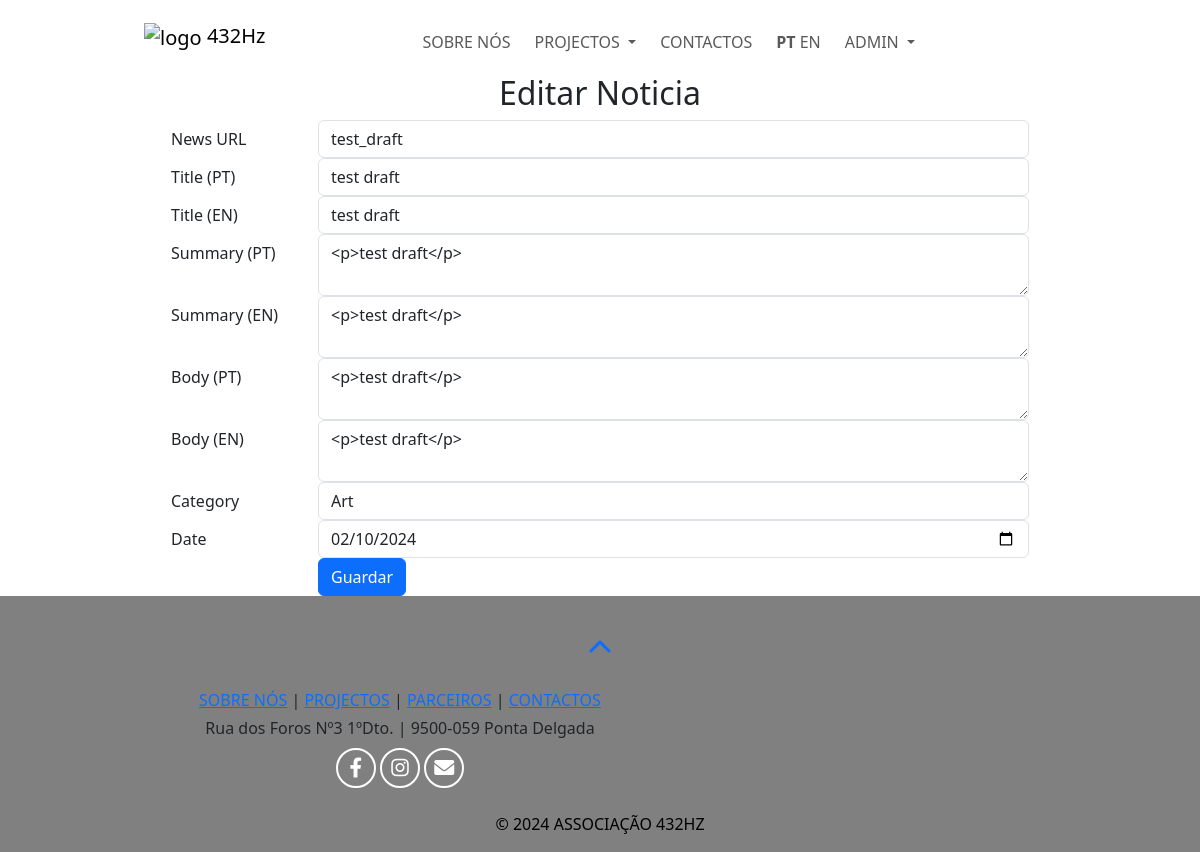
Page /edit_news_text/1 (signed in) on the committed database.
### web432/models.py (models this page shows)
class News(db.Model):
    id = db.Column(db.Integer, primary_key=True)
    news_url = db.Column(db.String(255), unique=True, nullable=False)
    status = db.Column(db.String(20), default='draft')
    title_en = db.Column(db.String(255), unique=True, nullable=False)
    title_pt = db.Column(db.String(255), unique=True, nullable=False)
    summary_en = db.Column(db.Text, nullable=False)
    summary_pt = db.Column(db.Text, nullable=False)
    body_en = db.Column(db.Text, nullable=False)
    body_pt = db.Column(db.Text, nullable=False)
    author = db.Column(db.String(80), nullable=False)
    cover = db.Column(db.String(200), nullable=True)
    photos = db.Column(db.String(2000), nullable=True)
    photographers = db.Column(db.String(255), nullable=True)
    category = db.Column(db.String(50), nullable=False)
    date = db.Column(db.DateTime, nullable=False)
    date_created = db.Column(db.DateTime, default=datetime.utcnow, nullable=False)

### web432/views.py (the view, shortened to what this page needs)
    @app.route("/edit_news_text/<int:news_id>", methods=["GET", "POST"])
    @login_required
    def edit_news_text(news_id):
        news_post = News.query.get(news_id)
        if not news_post:
            flash("News post not found", "error")
            return redirect(url_for("news_dashboard"))
        form = NewsFormText(obj=news_post)
        form.date.data = datetime.utcnow().date()
        return render_template('edit_news_text.html', form=form, news_post=news_post)

### web432/forms.py
class NewsFormText(FlaskForm):
    news_url = StringField('News URL', validators=[DataRequired()])
    title_pt = StringField('Title (PT)', validators=[DataRequired()])
    title_en = StringField('Title (EN)', validators=[DataRequired()])
    summary_pt = CKEditorField('Summary (PT)', validators=[DataRequired()])
    summary_en = CKEditorField('Summary (EN)', validators=[DataRequired()])
    body_pt = CKEditorField('Body (PT)', validators=[DataRequired()])
    body_en = CKEditorField('Body (EN)', validators=[DataRequired()])
    category = SelectField('Category', choices=[('art', 'Art'), ('science', 'Science'), ('community', 'Community')], validators=[DataRequired()])
    date = StringField('Date', validators=[DataRequired()])
    submit = SubmitField('Edit News Post')

### web432/__init__.py (called while the page is built)
def get_locale():
    return session.get('lang', 'pt')

### web432/templates/edit_news_text.html (shortened to what this page needs)
{% extends "layout.html" %}
{% block pagecss %}
    <link rel="stylesheet" href="{{ url_for('static', filename='stylesheets/dashboard.css') }}">
{% endblock %}
{% block main %}
    <div class="container" style="width: 75%;">
        <h2 class="text-center">Editar Noticia</h2>
        <form method="POST" action="{{ url_for('edit_news_text', news_id=news_post.id) }}" enctype="multipart/form-data">
            <div class="form-group row">
                <label class="col-sm-2 col-form-label">{{ form.news_url.label }}</label>
                <div class="col-sm-10">
                    {{ form.news_url(class="form-control", value=news_post.news_url) }}
                </div>
            </div>
            <div class="form-group row">
                <label class="col-sm-2 col-form-label">{{ form.title_pt.label }}</label>
                <div class="col-sm-10">
                    {{ form.title_pt(class="form-control", value=news_post.title_pt) }}
                </div>
            </div>
            <div class="form-group row">
                <label class="col-sm-2 col-form-label">{{ form.title_en.label }}</label>
                <div class="col-sm-10">
                    {{ form.title_en(class="form-control", value=news_post.title_en) }}
                </div>
            </div>
            <div class="form-group row">
                <label class="col-sm-2 col-form-label">{{ form.summary_pt.label }}</label>
                <div class="col-sm-10">
                    {{ form.summary_pt(class="form-control", value=news_post.summary_pt) }}
                </div>
            </div>
            <div class="form-group row">
                <label class="col-sm-2 col-form-label">{{ form.summary_en.label }}</label>
                <div class="col-sm-10">
                    {{ form.summary_en(class="form-control", value=news_post.summary_en) }}
                </div>
            </div>
            <div class="form-group row">
                <label class="col-sm-2 col-form-label">{{ form.body_pt.label }}</label>
                <div class="col-sm-10">
                    {{ form.body_pt(class="form-control", value=news_post.body_pt) }}
                </div>
            </div>
            <div class="form-group row">
                <label class="col-sm-2 col-form-label">{{ form.body_en.label }}</label>
                <div class="col-sm-10">
                    {{ form.body_en(class="form-control", value=news_post.body_en) }}
                </div>
            </div>
            <div class="form-group row">
				<label class="col-sm-2 col-form-label">{{ form.category.label }}</label>
				<div class="col-sm-10">
					{{ form.category(class="form-control", value=news_post.category) }}
				</div>
			</div>
            <div class="form-group row">
				<label class="col-sm-2 col-form-label">{{ form.date.label }}</label>
				<div class="col-sm-10">
					{{ form.date(type="date", value=form.date.data, class="form-control") }}
				</div>
			</div>
            <div class="form-group row">
                <div class="col-sm-10 offset-sm-2">
                    <button type="submit" class="btn btn-primary">Guardar</button>
                </div>
            </div>
        </form>
    </div>
{% endblock %}

### web432/static/stylesheets/global.css (style rules this page uses)
* { padding: 0; margin: 0; box-sizing: border-box; }

### rows in the picture
News: news_url "test_draft", title_pt "test draft", title_en "test draft", summary_pt "<p>test draft</p>", summary_en "<p>test draft</p>", body_pt "<p>test draft</p>", body_en "<p>test draft</p>", category "Art", date "02/10/2024"
